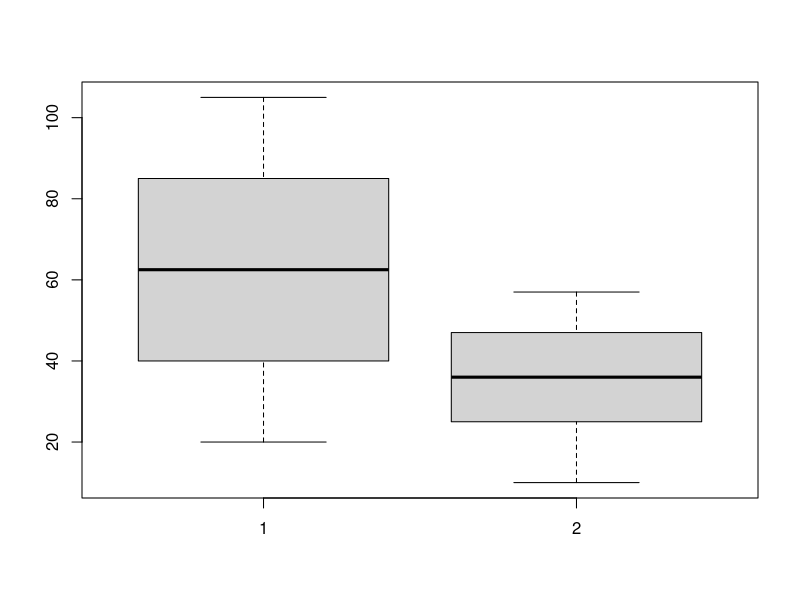
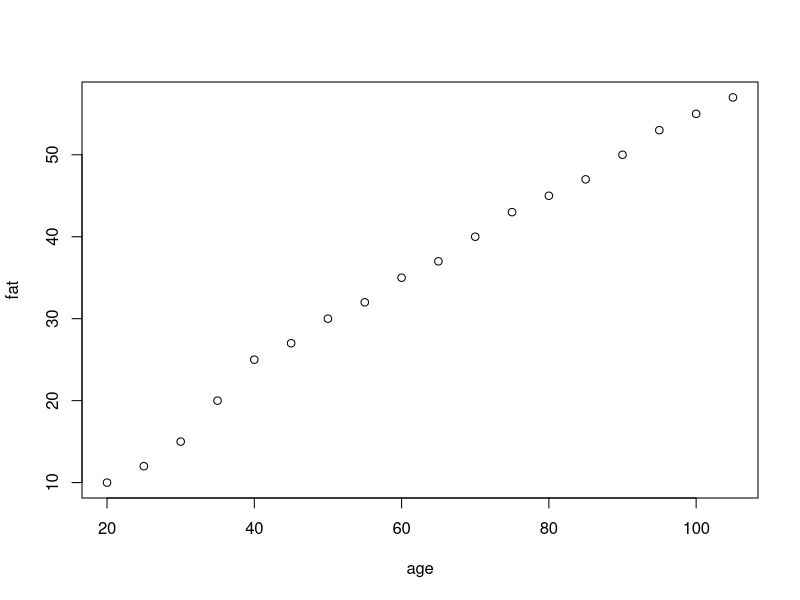
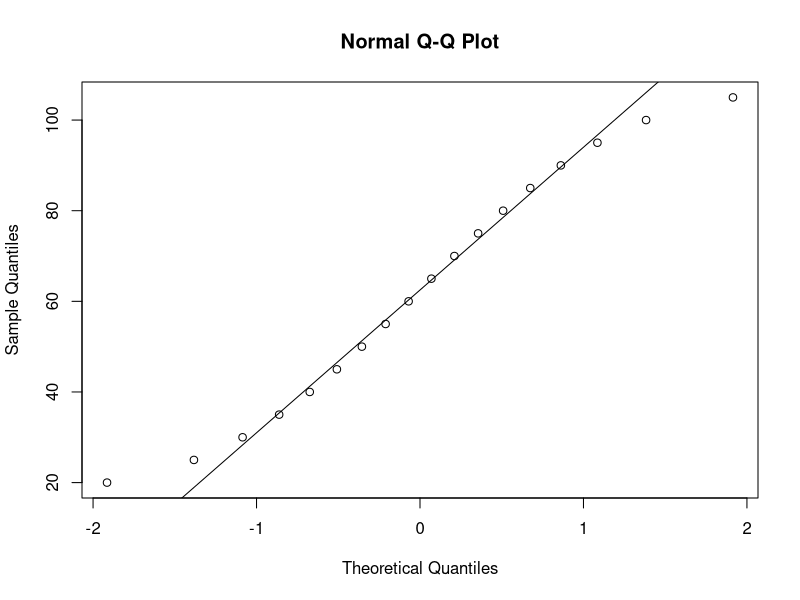
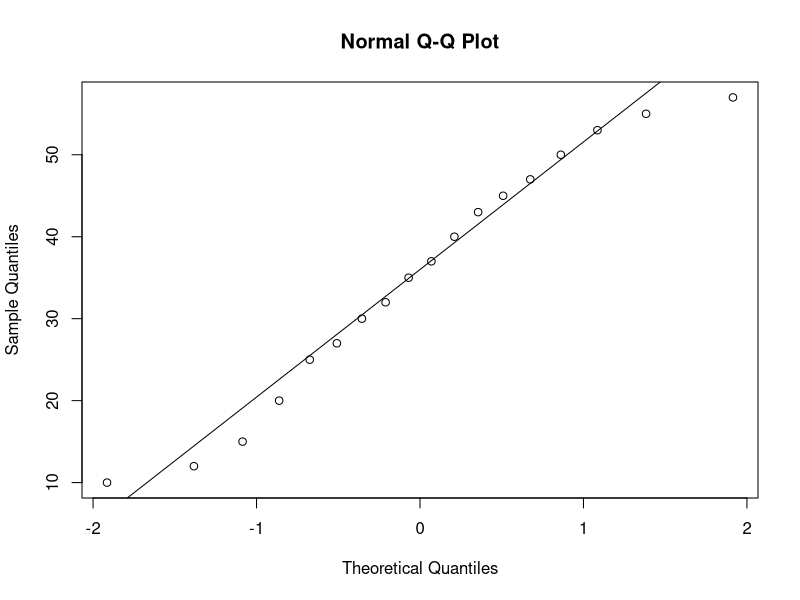

Here is the R script that generated these plots, in order:
# EXP 5: Boxplots and scatter plot
age <- c(20, 25, 30, 35, 40, 45, 50, 55, 60, 65, 70, 75, 80, 85, 90, 95, 100, 105)
fat <- c(10, 12, 15, 20, 25, 27, 30, 32, 35, 37, 40, 43, 45, 47, 50, 53, 55, 57)
boxplot(age, fat)
plot(age, fat)
qqnorm(age); qqline(age)
qqnorm(fat); qqline(fat)